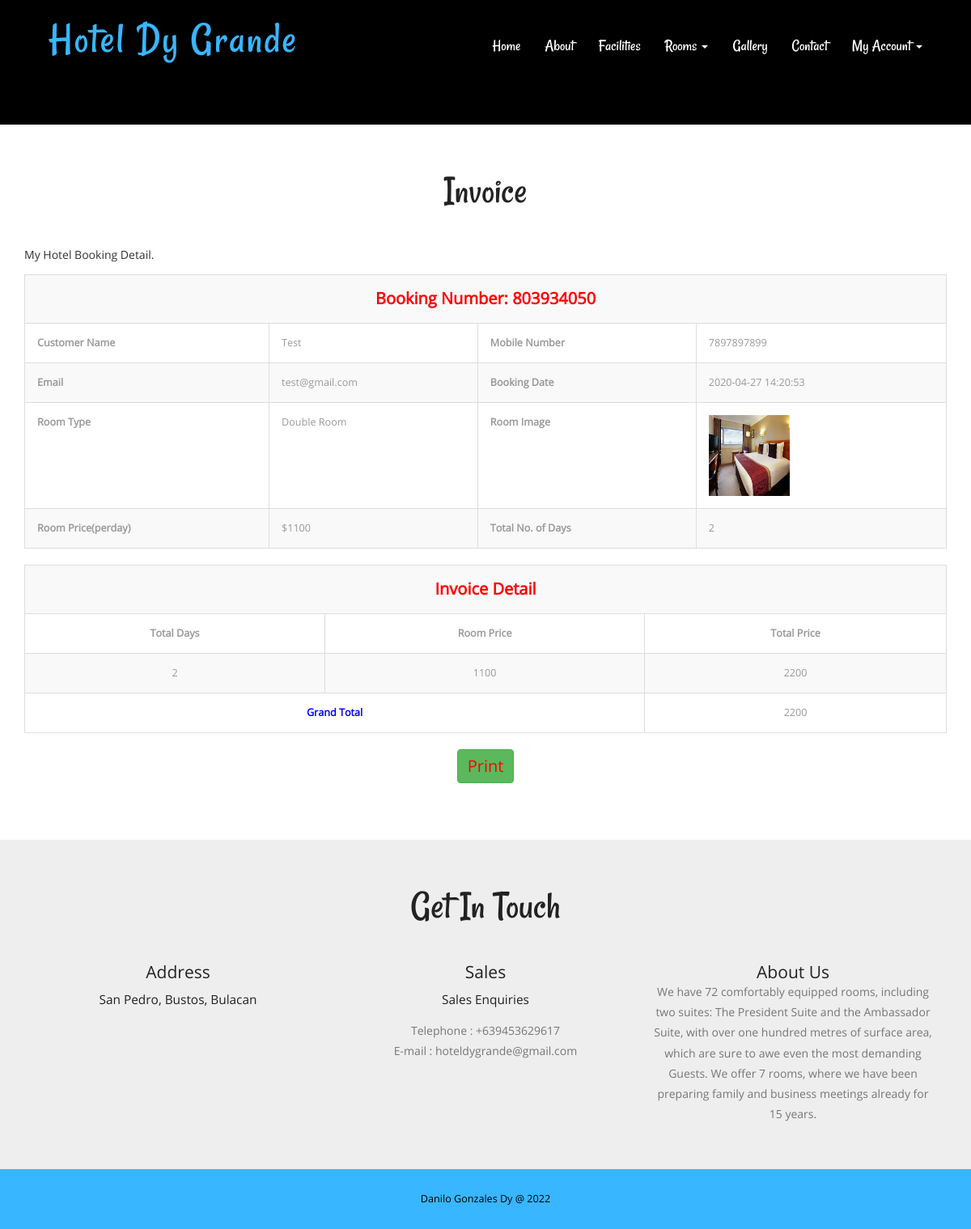
/invoice.php?invid=1 (signed in), run on the app's committed database.
### tables this page shows
CREATE TABLE `tblbooking` (
  `ID` int(10) NOT NULL,
  `RoomId` int(5) DEFAULT NULL,
  `BookingNumber` varchar(120) DEFAULT NULL,
  `UserID` int(5) NOT NULL,
  `IDType` varchar(120) DEFAULT NULL,
  `Gender` varchar(50) DEFAULT NULL,
  `Address` mediumtext DEFAULT NULL,
  `CheckinDate` varchar(200) DEFAULT NULL,
  `CheckoutDate` varchar(200) DEFAULT NULL,
  `BookingDate` timestamp NULL DEFAULT current_timestamp(),
  `Remark` varchar(50) DEFAULT NULL,
  `Status` varchar(50) DEFAULT NULL,
  `UpdationDate` timestamp NULL DEFAULT NULL ON UPDATE current_timestamp()
);

CREATE TABLE `tbluser` (
  `ID` int(10) NOT NULL,
  `FullName` varchar(200) DEFAULT NULL,
  `MobileNumber` bigint(10) DEFAULT NULL,
  `Email` varchar(120) DEFAULT NULL,
  `avatar` text DEFAULT NULL,
  `Password` varchar(120) DEFAULT NULL,
  `status` tinyint(1) NOT NULL,
  `code` text NOT NULL,
  `RegDate` timestamp NULL DEFAULT current_timestamp()
);

CREATE TABLE `tblcategory` (
  `ID` int(10) NOT NULL,
  `CategoryName` varchar(120) DEFAULT NULL,
  `Description` mediumtext DEFAULT NULL,
  `Price` int(5) NOT NULL,
  `Date` timestamp NULL DEFAULT current_timestamp()
);

CREATE TABLE `tblroom` (
  `ID` int(10) NOT NULL,
  `RoomType` int(10) DEFAULT NULL,
  `RoomName` varchar(200) DEFAULT NULL,
  `MaxAdult` int(5) DEFAULT NULL,
  `MaxChild` int(5) DEFAULT NULL,
  `RoomDesc` mediumtext DEFAULT NULL,
  `NoofBed` int(5) DEFAULT NULL,
  `Image` varchar(200) DEFAULT NULL,
  `RoomFacility` varchar(200) DEFAULT NULL,
  `CreationDate` timestamp NULL DEFAULT current_timestamp()
);

CREATE TABLE `tblpage` (
  `ID` int(10) NOT NULL,
  `PageType` varchar(120) DEFAULT NULL,
  `PageTitle` varchar(200) DEFAULT NULL,
  `PageDescription` mediumtext DEFAULT NULL,
  `Email` varchar(120) DEFAULT NULL,
  `MobileNumber` bigint(10) DEFAULT NULL,
  `UpdationDate` timestamp NULL DEFAULT NULL ON UPDATE current_timestamp()
);

### invoice.php (the view, shortened to what this page needs)
 <?php
include('includes/dbconnection.php');
if (strlen($_SESSION['hbmsuid']==0)) {
  header('location:logout.php');
  } else{
?>
<!DOCTYPE HTML>
<html>
<head>
<link href="css/bootstrap.css" rel="stylesheet" type="text/css" media="all">
<link href="css/style.css" rel="stylesheet" type="text/css" media="all" />
</head>
<body>
			<div class="header head-top">
				<div class="container">
	<?php include_once('includes/header.php');?>
		</div>
</div>
	<div class="typography">
			<div class="container">
				<div class="typography-info">
					<h2 class="type">Invoice</h2>
				</div>
				<p>My Hotel Booking Detail.</p>
				<div class="bs-docs-example">
					<?php
$invid=$_GET['invid'];
$sql="SELECT tblbooking.BookingNumber,tbluser.FullName,DATEDIFF(tblbooking.CheckoutDate,tblbooking.CheckinDate) as ddf,tbluser.MobileNumber,tbluser.Email,tblbooking.IDType,tblbooking.Gender,tblbooking.Address,tblbooking.CheckinDate,tblbooking.CheckoutDate,tblbooking.BookingDate,tblbooking.Remark,tblbooking.Status,tblbooking.UpdationDate,tblcategory.CategoryName,tblcategory.Description,tblcategory.Price,tblroom.RoomName,tblroom.MaxAdult,tblroom.MaxChild,tblroom.RoomDesc,tblroom.NoofBed,tblroom.Image,tblroom.RoomFacility
from tblbooking
join tblroom on tblbooking.RoomId=tblroom.ID
join tblcategory on tblcategory.ID=tblroom.RoomType
join tbluser on tblbooking.UserID=tbluser.ID
where tblbooking.ID=:invid";
$query = $dbh -> prepare($sql);
$query-> bindParam(':invid', $invid, PDO::PARAM_STR);
$query->execute();
$results=$query->fetchAll(PDO::FETCH_OBJ);
$cnt=1;
if($query->rowCount() > 0)
{
foreach($results as $row)
{               ?>
                            <table border="1" class="table table-bordered table-striped table-vcenter js-dataTable-full-pagination">
                                            <tr>
    <th colspan="5" style="text-align: center;color: red;font-size: 20px">Booking Number: <?php  echo $row->BookingNumber;?></th>
  </tr>
  <tr>
    <th>Customer Name</th>
    <td><?php  echo $row->FullName;?></td>
   <th>Mobile Number</th>
    <td colspan="2"><?php  echo $row->MobileNumber;?></td>
  </tr>
  <tr>
    <th>Email</th>
    <td><?php  echo $row->Email;?></td>
    <th>Booking Date</th>
    <td colspan="2"><?php  echo $row->BookingDate;?></td>
  </tr>
   <tr>
    <th>Room Type</th>
    <td><?php  echo $row->CategoryName;?></td>
    <th>Room Image</th>
    <td><img src="admin/images/<?php echo $row->Image;?>" width="100" height="100" value="<?php  echo $row->Image;?>"></td>
  </tr>
 <tr>
    <th>Room Price(perday)</th>
    <td>$<?php  echo $row->Price;?></td>
    <th>Total No. of Days</th>
    <td colspan="2"><?php  echo $row->ddf;?></td>
  </tr>
<table border="1" class="table table-bordered table-striped table-vcenter js-dataTable-full-pagination">
  <tr>
    <th colspan="5" style="text-align: center;color: red;font-size: 20px">Invoice Detail</th>
  </tr>
  <tr>
    <th style="text-align: center;">Total Days</th>
   <th style="text-align: center;">Room Price</th>
   <th style="text-align: center;">Total Price</th>
  </tr>
<tr>
  <td style="text-align: center;"><?php  echo $ddf=$row->ddf;?></td>
  <td style="text-align: center;"><?php  echo $tp= $row->Price;?></td>
<td style="text-align: center;"><?php  echo $total= $ddf*$tp;?></td>
  </tr>
  <?php
$grandtotal+=$total;
$cnt=$cnt+1;} ?>
<tr>
  <th colspan="2" style="text-align:center;color: blue">Grand Total </th>
<td colspan="2" style="text-align: center;"><?php  echo $grandtotal;?></td>
</tr>
<?php $cnt=$cnt+1;} ?>
</table>
</table>
<p style="text-align: center;font-size: 20px">
  <input name="Submit2" type="submit" class="btn btn-success" style="color: red;font-size: 20px" value="Print" onClick="return f3();" style="cursor: pointer;"  /></p>
				</div>
			</div>
	</div>
			<?php include_once('includes/getintouch.php');?>
				<?php include_once('includes/footer.php');?>
</body>
</html>
<?php }  ?>

### includes/getintouch.php
<div class="touch-section">
					<div class="container">
						<h3>get in touch</h3>
						<div class="touch-grids">
							<?php
$sql="SELECT * from tblpage where PageType='contactus'";
$query = $dbh -> prepare($sql);
$query->execute();
$results=$query->fetchAll(PDO::FETCH_OBJ);
$cnt=1;
if($query->rowCount() > 0)
{
foreach($results as $row)
{               ?>
							<div class="col-md-4 touch-grid">
								<h4>address</h4>
								<h5><?php  echo htmlentities($row->PageDescription);?></h5>
							</div>
							<div class="col-md-4 touch-grid">
								<h4>Sales</h4>
								<h5>Sales Enquiries</h5>
								<p>Telephone : +<?php  echo htmlentities($row->MobileNumber);?></p>
							<p>E-mail : <?php  echo htmlentities($row->Email);?></p>
							</div><?php $cnt=$cnt+1;}} ?>
							<div class="col-md-4 touch-grid">
								<?php
$sql="SELECT * from tblpage where PageType='aboutus'";
$query = $dbh -> prepare($sql);
$query->execute();
$results=$query->fetchAll(PDO::FETCH_OBJ);
$cnt=1;
if($query->rowCount() > 0)
{
foreach($results as $row)
{               ?>
							<h4><?php  echo htmlentities($row->PageTitle);?></h4>
								<p><?php  echo htmlentities($row->PageDescription);?></p>
							</div><?php $cnt=$cnt+1;}} ?>
							<div class="clearfix"></div>
						</div>
					</div>
					</div>

### css/style.css (style rules this page uses)
h1,h2,h3,h4,h5,h6 { padding:0 0; margin:0 0; }
p { padding:0 0; margin:0 0; }
body { padding:0 0; margin:0 0; font-family: 'OpenSans-Regular' }
.header { background:url(../images/banner1.jpg) no-repeat 0px 0px; background-size:cover; -webkit-background-size: cover; -moz-background-size: cover; -o-background-size: cover; -ms-background-size: cover; min-height:764px; padding-bottom: 4em; }
.touch-section { padding: 4em 0; text-align: center; background-color: #eee; }
.touch-grids { margin-top: 3em; }
.touch-grid h4 { font-size: 1.5em; color: #222; text-transform: capitalize; }
.touch-section h3 { font-size: 3.5em; text-transform: capitalize; font-family: 'Rancho-Regular'; color: #222; }
.touch-grid h5 { font-size: 1.1em; padding: 1em 0; color: #222; }
.touch-grid p { font-size: 1em; line-height: 1.8em; color: #777; }
.head-top { min-height: 115px !important; }
.typography-info { text-align: center; margin-bottom: 3em; }
h2.type { font-size: 3.5em; text-transform: capitalize; font-family: 'Rancho-Regular'; color: #222; }
.typography { padding: 4em 0; }
.table > thead > tr > th, .table > tbody > tr > th, .table > tfoot > tr > th, .table > thead > tr > td, .table > tbody > tr > td, .table > tfoot > tr > td { border-top: none !important; }
.bs-docs-example { margin: 1em 0; }
.table td, .table>tbody>tr>td, .table>tbody>tr>th, .table>tfoot>tr>td, .table>tfoot>tr>th, .table>thead>tr>td, .table>thead>tr>th { padding: 15px!important; }
.table > thead > tr > th, .table > tbody > tr > th, .table > tfoot > tr > th, .table > thead > tr > td, .table > tbody > tr > td, .table > tfoot > tr > td { font-size: 0.9em; color: #999; border-top: none !important; }
@media (max-width:1440px) { .header { min-height: 679px; } }
@media (max-width:1366px) { .header { min-height: 652px; } }
@media (max-width:1280px) { .header { min-height: 602px; } }

### data on the page
tblbooking: BookingNumber "803934050", UserID.FullName "Test", UserID.MobileNumber "7897897899", UserID.Email "test@gmail.com", BookingDate "2020-04-27 14:20:53", tblcategory.CategoryName "Double Room", RoomId.Image (picture), tblcategory.Price "1100", ddf "2", tp "2200"
tblpage: PageDescription "San Pedro, Bustos, Bulacan", MobileNumber "639453629617", Email "hoteldygrande@gmail.com"
tblpage: PageTitle "About Us", PageDescription "We have 72 comfortably equipped rooms, including two suites: The President Suite and the Ambassador Suite, with over one hundred metres of surface area, which are sure to awe even the most demanding Guests. We offer 7 rooms, where we have been preparing family and business meetings already for 15 years."

### other printed values
$grandtotal "2200"
